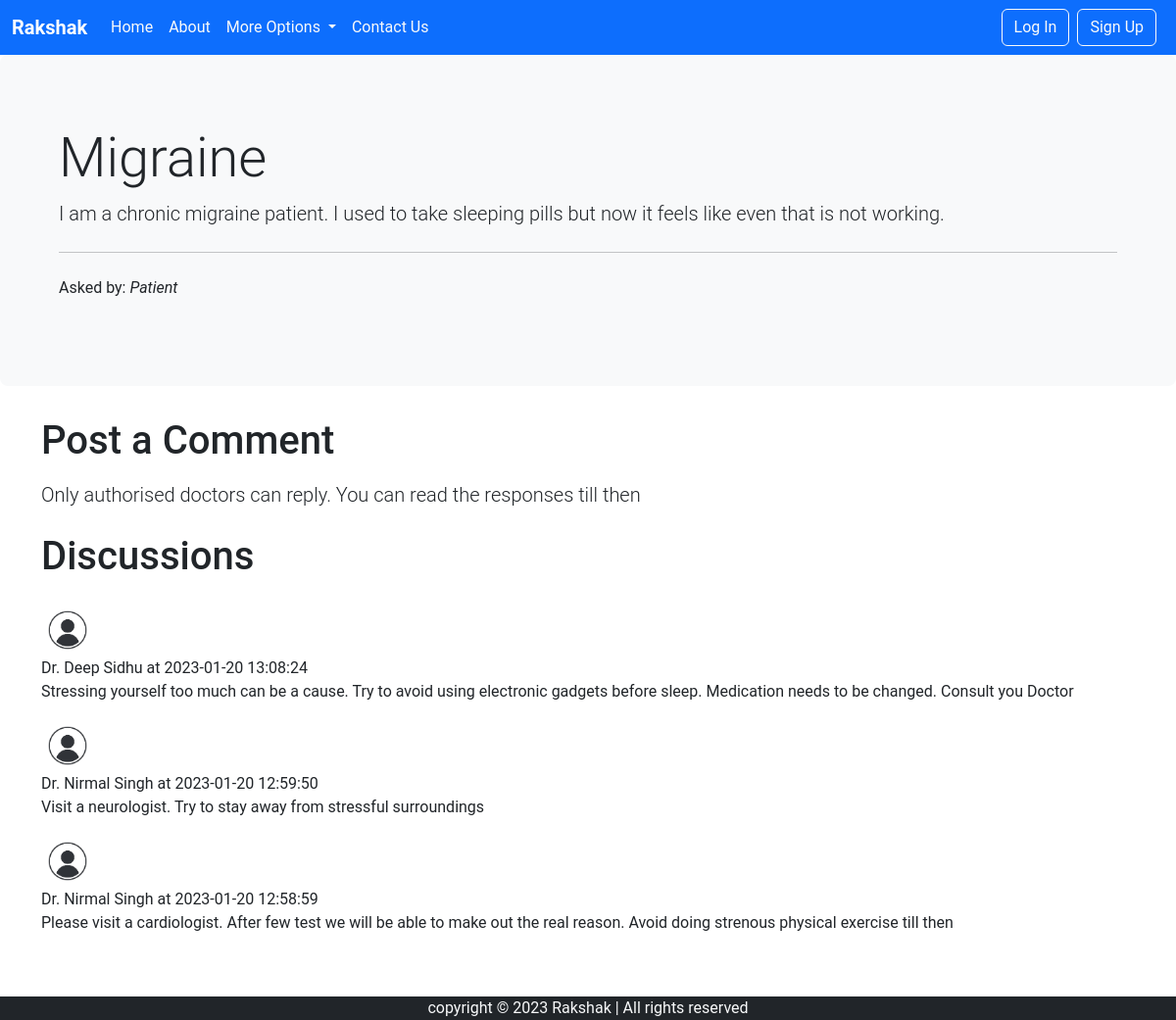
Page /thread.php?threadid=45 on the committed database.
### tables this page shows
CREATE TABLE `threads` (
  `thread_id` int(7) NOT NULL,
  `thread_title` varchar(255) NOT NULL,
  `thread_desc` text NOT NULL,
  `thread_user_id` int(7) NOT NULL,
  `departmentName` varchar(50) NOT NULL DEFAULT 'Physician',
  `timestamp` datetime NOT NULL DEFAULT current_timestamp()
);

CREATE TABLE `comments` (
  `comment_id` int(8) NOT NULL,
  `comment_content` text NOT NULL,
  `thread_id` int(8) NOT NULL,
  `comment_by` int(8) NOT NULL,
  `comment_time` datetime NOT NULL DEFAULT current_timestamp()
);

CREATE TABLE `doctor` (
  `doctorId` int(9) NOT NULL,
  `password` varchar(255) NOT NULL,
  `hid` bigint(20) NOT NULL,
  `doctorFirstName` varchar(50) NOT NULL,
  `doctorLastName` varchar(50) NOT NULL,
  `doctorDepartment` varchar(50) NOT NULL,
  `doctorGender` varchar(10) NOT NULL,
  `doctorPhone` int(15) NOT NULL,
  `doctorEmail` varchar(50) NOT NULL,
  `doctorDOB` date NOT NULL
);

### thread.php (the view, shortened to what this page needs)
<!doctype html>
<html lang="en">
<head>
    <link href="assets/css/bootstrap.min.css" rel="stylesheet">
</head>
<body>
    <?php include 'partials/_dbconnect.php';?>
    <?php include 'partials/_header.php';?>
    <?php
    $id = $_GET['threadid'];
    $sql = "SELECT * FROM `threads` WHERE thread_id=$id";
    $result = mysqli_query($conn, $sql);
    while($row = mysqli_fetch_assoc($result)){
        $title = $row['thread_title'];
        $desc = $row['thread_desc'];
    }
    ?>
    <div class="p-5 mb-4 bg-light rounded-3">
        <div class="container-fluid py-4">
            <h1 class="display-4"><?php echo $title;?></h1>
            <p class="lead">  <?php echo $desc;?></p>
            <hr class="my-4">
            <p>Asked by: <em>Patient</em></p>
        </div>
    </div>
     <?php
    if(isset($_SESSION['doctorloggedin']) && $_SESSION['doctorloggedin']==true){
    echo '
    <div class="container">
    <h1 class="py-2">Post a Comment</h1>
    <div class="alert alert-danger " role="alert">
    <div>
       Please go to your dashboard to reply to queries asked to you.
    </div>
</div>
    </div>
    ';
    }
    else{
        echo '
        <div class="container">
        <h1 class="py-2">Post a Comment</h1>
           <p class="lead">Only authorised doctors can reply. You can read the responses till then</p>
        </div>
        ';
    }
    ?>
    <div class="container mb-5" id="ques">
        <h1 class="py-2">Discussions</h1>
       <?php
    $id = $_GET['threadid'];
    $sql = "SELECT * FROM `comments` WHERE thread_id=$id ORDER BY comment_time DESC";
    $result = mysqli_query($conn, $sql);
    while($row = mysqli_fetch_assoc($result)){
        $content = $row['comment_content'];
        $comment_time = $row['comment_time'];
        $thread_user_id = $row['comment_by'];
        $sql2 = "SELECT * FROM `doctor` WHERE doctorId='$thread_user_id'";
        $result2 = mysqli_query($conn, $sql2);
        $row2 = mysqli_fetch_assoc($result2);
        echo '<div class="media my-3">
            <img src="img/userdefault.jpg" width="54px" class="mr-3" alt="...">
            <div class="media-body">
               <p class="font-weight-bold my-0">Dr. '. $row2['doctorFirstName'] .' '.$row2['doctorLastName'].' at '. $comment_time. '</p> '. $content . '
            </div>
        </div>';
        }
    ?>
    </div>
    <?php include 'partials/_footer.php';?>
</body>
</html>

### thread.php (style rules this page uses)
#ques { min-height: 433px; }
* { font-family: 'Roboto', sans-serif; }

### rows in the picture
threads: thread_title "Migraine", thread_desc "I am a chronic migraine patient. I used to take sleeping pills but now it feels like even that is not working."
comments: comment_by.doctorFirstName "Deep", comment_by.doctorLastName "Sidhu", comment_time "2023-01-20 13:08:24", comment_content "Stressing yourself too much can be a cause. Try to avoid using electronic gadgets before sleep. Medication needs to be changed. Consult you Doctor"
comments: comment_by.doctorFirstName "Nirmal", comment_by.doctorLastName "Singh", comment_time "2023-01-20 12:59:50", comment_content "Visit a neurologist. Try to stay away from stressful surroundings"
comments: comment_by.doctorFirstName "Nirmal", comment_by.doctorLastName "Singh", comment_time "2023-01-20 12:58:59", comment_content "Please visit a cardiologist. After few test we will be able to make out the real reason. Avoid doing strenous physical exercise till then"
